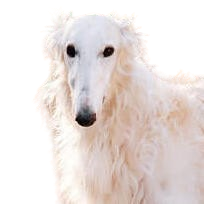
#> input picture image_gen/borzoi.png, 204 x 204 px
$ python main.py
#> lines starting #> are read from the running program, lines starting #| are printed output that depends on the picture
from PIL import Image
import struct

borzoi = Image.open("borzoi.png")
#> borzoi is the input picture: PIL image 204x204 RGBA; mean R, G, B, A 142.7, 133.2, 129.7, 155.5


BLACK = (0, 0, 0)
TAN1 = (216,206,203)
TAN2 = (186,150,123)
BLUE = (173,216,230)
COLORS = [BLACK, TAN1, TAN2, BLUE]

pal_image = Image.new("P", (1,1))
pal_image.putpalette(
    tuple(v for c in COLORS for v in c)
     + (0,0,0)*252)
im1 = borzoi.convert("RGB").resize((64, 64)).quantize(3, method=2, palette=pal_image)
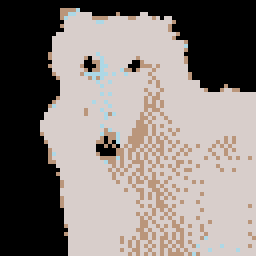
#> im1: PIL image 64x64 P (shown 4 times larger); mean R, G, B 137.2, 128.8, 124.7
im1.show()
borzoi.close()


def pack_bits(bits):
    n = 0
    for b in range(8):
        n = n + (bits[7 - b] << b)
    return n

out = bytearray()

def get_tile(sprite_row, sprite_col):
#> called with sprite_row = 0, sprite_col = 1
    out = bytearray()
    left, right = bytearray(), bytearray()

    for row in range(0, 8):
        cs = [
            im1.getpixel((8 * sprite_col + col, 8 * sprite_row + row))
                    for col in range(0, 8)
        ]
        l, r = pack_bits(list(map(lambda x: x >> 1, cs))), pack_bits(list(map(lambda x: x & 1, cs)))

        left.append(l)
        right.append(r)
#> this loop made 8 passes
#> (cs, l) on passes 1 to 8: ([0, 0, 0, 0, 0, 0, 0, 0], 0), ([0, 0, 0, 0, 0, 0, 0, 0], 0), ([0, 0, 0, 0, 0, 0, 0, 2], 1), ([0, 0, 0, 0, 0, 0, 0, 2], 1), ([0, 0, 0, 0, 0, 0, 0, 2], 1), ([0, 0, 0, 0, 0, 0, 0, 0], 0), ([0, 0, 0, 0, 0, 0, 0, 2], 1), ([0, 0, 0, 0, 0, 0, 0, 0], 0)
        # print(cs, f"{l:02X}", f"{r:02X}")


    out.extend(left)
    out.extend(right)

    return out

print(get_tile(0,1))

dump = bytearray()

with open('borzoi.bin', 'wb') as f:
    for row in range(0, 8):
        for col in range(0, 8):
            t = get_tile(row, col)
            print(t.hex(' '))
            f.write(t)
